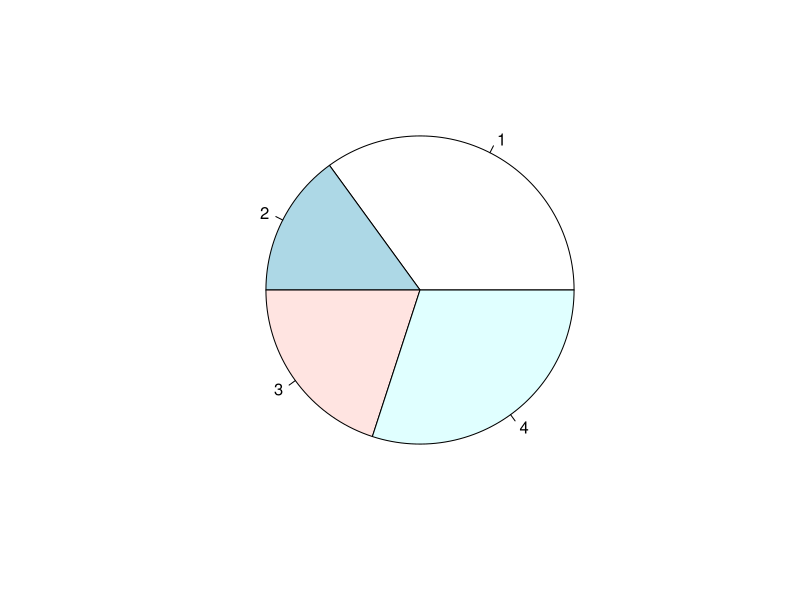
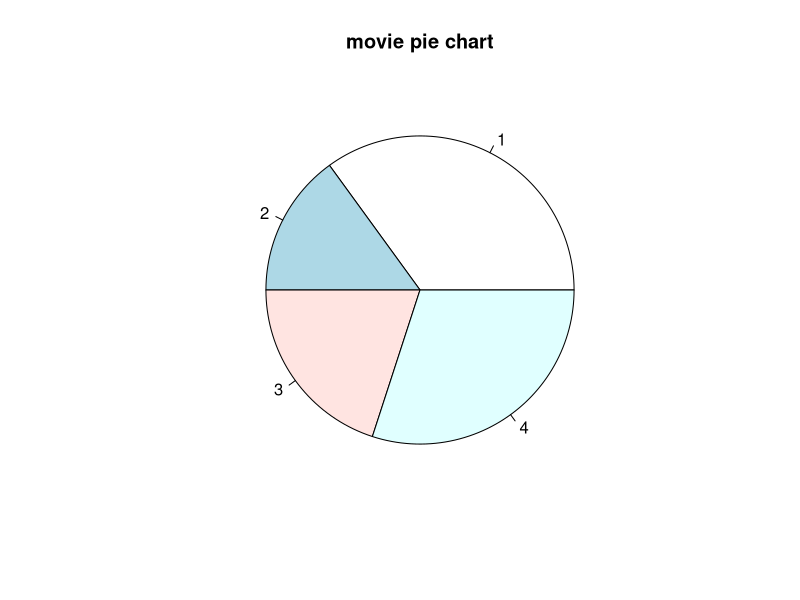
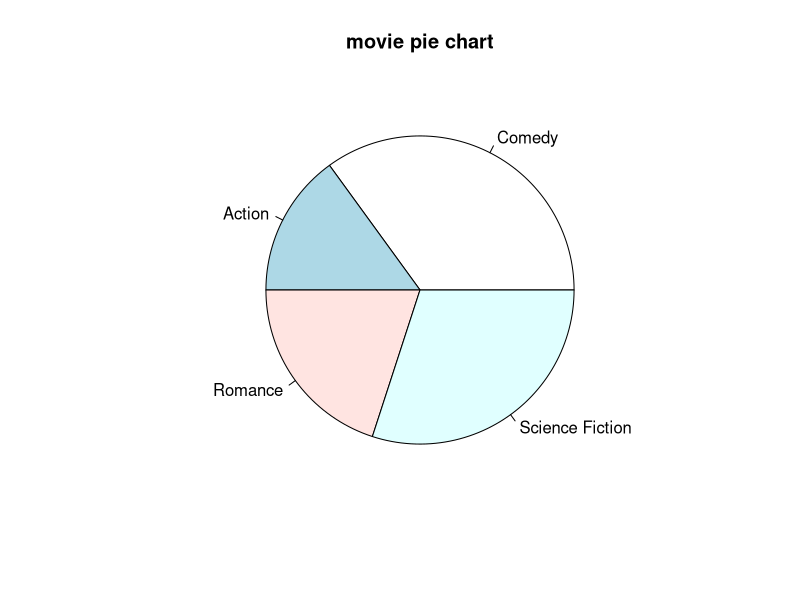
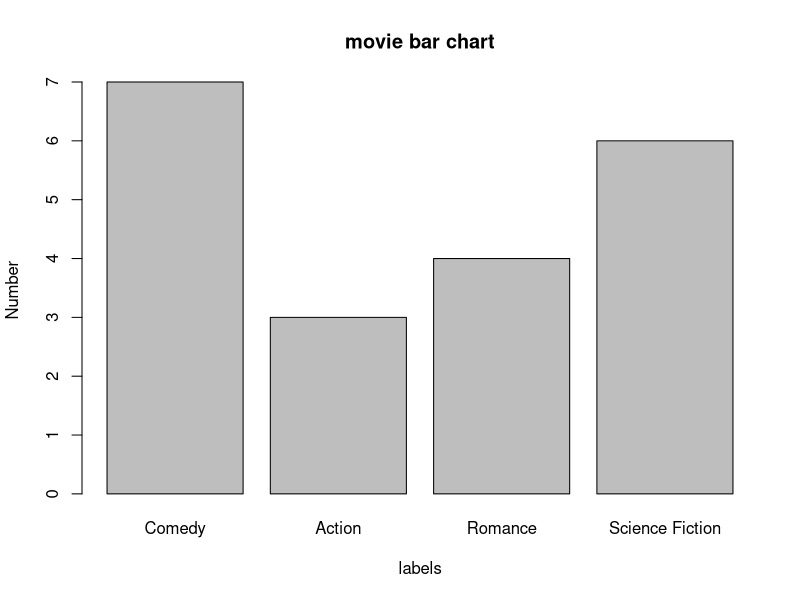
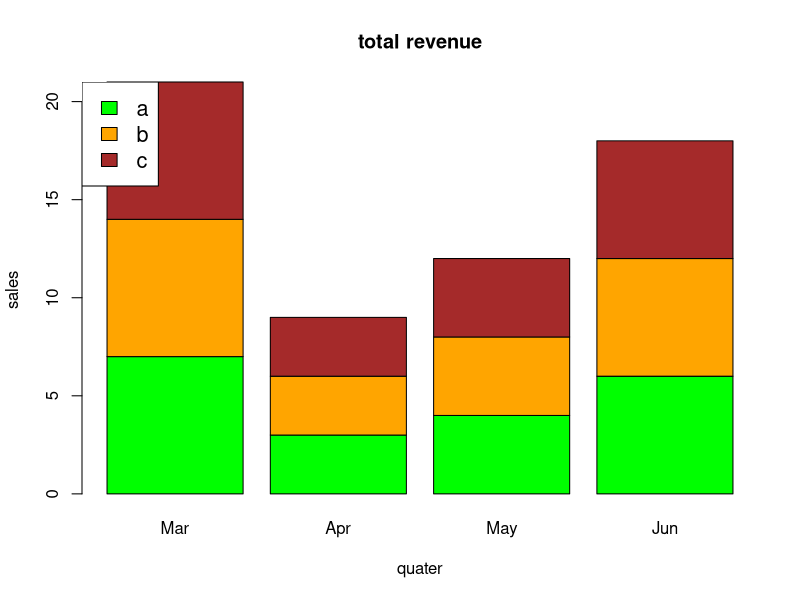
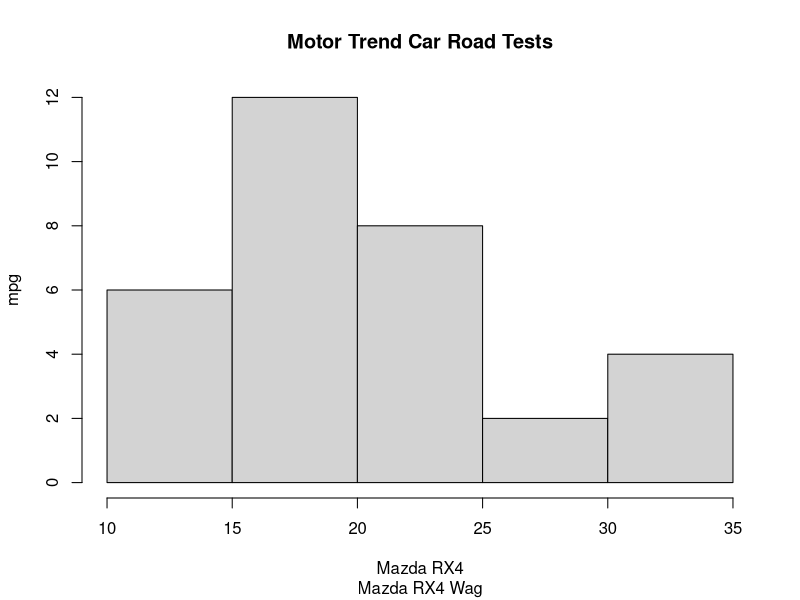
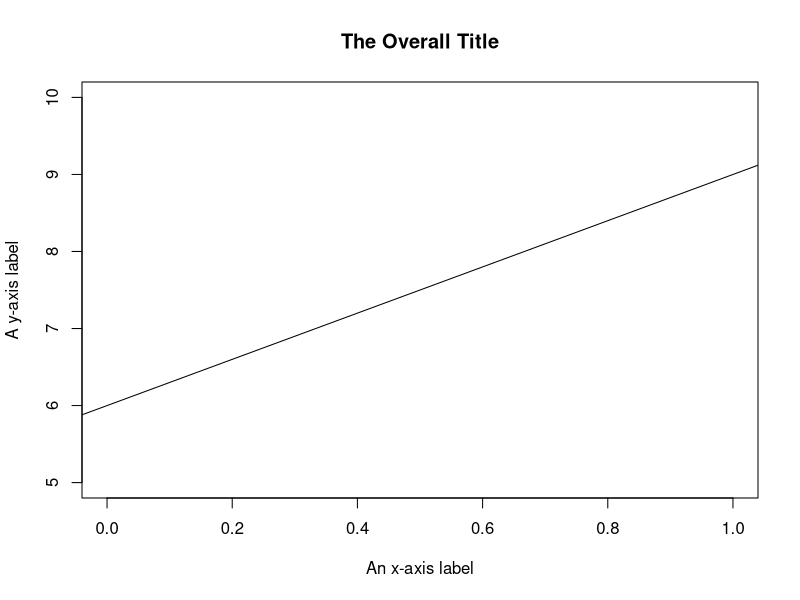
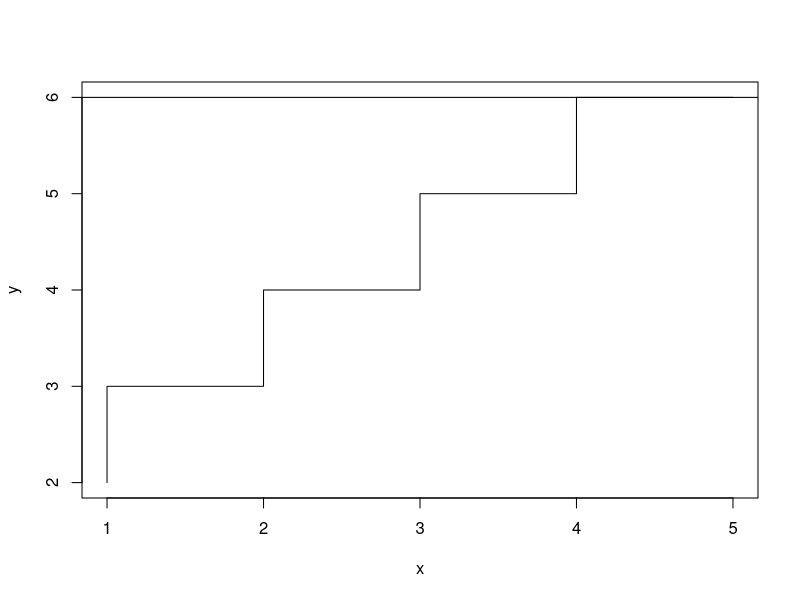

Generate these figures, in order, with R: (Note: this script raises an error after producing the figures.)
#1

#link:https://www.kaggle.com/rikdifos/credit-card-approval-prediction/data

#data <- read.csv("D:/ML/CAIP/creditcardpre.csv")
#head(data,6)

#2a

x <- c(7, 3, 4, 6)
labels <- c("Comedy", "Action", "Romance", "Science Fiction")
png(file = "movie.png")
pie(x)

#2b

x <- c(7, 3, 4, 6)
labels <- c("Comedy", "Action", "Romance", "Science Fiction")
png(file = "movie.png")
pie(x,main = "movie pie chart")

#2c

x <- c(7, 3, 4, 6)
labels <- c("Comedy", "Action", "Romance", "Science Fiction")
png(file = "movie.png")
pie(x,labels,main = "movie pie chart")

#3

x <- c(7, 3, 4, 6)
labels <- c("Comedy", "Action", "Romance", "Science Fiction")


png(file = "barchart_movie.png")

barplot(x,names.arg=labels,xlab="labels",ylab="Number",
main="movie bar chart")

#4

colors = c("green","orange","brown")
months <- c("Mar","Apr","May","Jun")
regions <- c("a","b","c")
Values <- matrix(c(7, 3, 4, 6), nrow = 3, ncol = 4, byrow = TRUE)
png(file = "barchart_stacked.png")
barplot(Values, main = "total revenue", names.arg = months, xlab = "quater", ylab = "sales", col = colors)
legend("topleft", regions, cex = 1.3, fill = colors)

#5

hist(mtcars$mpg, xlab=rownames(mtcars),ylab = "mpg",,main = "Motor Trend Car Road Tests")

#6a and #6b

plot.new()
plot.window(xlim=c(0,1), ylim=c(5,10))
abline(a=6, b=3)
axis(1)
axis(2)
title(main="The Overall Title")
title(xlab="An x-axis label")
title(ylab="A y-axis label")
box()

#6c
x <- c(1,2,3,4,5)
y <- c(2,3,4,5,6)
plot(x, y, type = "S")

b<-max(y)
abline(h=b)

#6d


#7
drugA <- c(16, 20, 27, 40, 60)
drugB<-c(15, 18, 25, 31, 40)

plot(v,type = "o",col = "red", main = "drug usage")
lines(t, type = "o", col = "blue")

